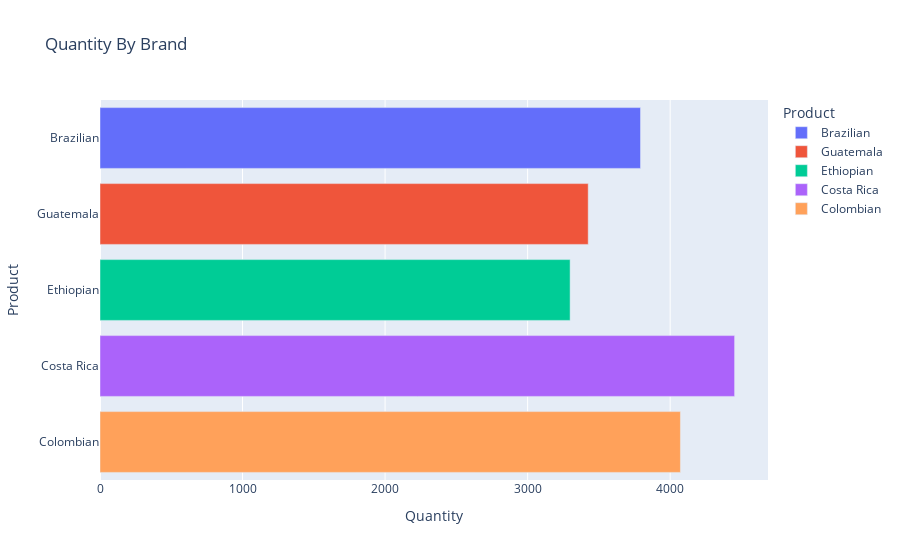

Notebook source saved alongside this figure:
### Code cell
px.bar(df_product, y='Product', x='Quantity', color='Product', title='Quantity By Brand')

### Figure 1 — Plotly figure (JSON) as saved in the notebook; plotly's stock layout.template omitted (floating-point values rounded to 4 significant figures)
{"data": [{"hovertemplate": "Product=%{y}<br>Quantity=%{x}<extra></extra>", "legendgroup": "Brazilian", "marker": {"color": "#636efa", "pattern": {"shape": ""}}, "name": "Brazilian", "orientation": "h", "showlegend": true, "textposition": "auto", "type": "bar", "x": [3792], "xaxis": "x", "y": ["Brazilian"], "yaxis": "y"}, {"hovertemplate": "Product=%{y}<br>Quantity=%{x}<extra></extra>", "legendgroup": "Guatemala", "marker": {"color": "#EF553B", "pattern": {"shape": ""}}, "name": "Guatemala", "orientation": "h", "showlegend": true, "textposition": "auto", "type": "bar", "x": [3425], "xaxis": "x", "y": ["Guatemala"], "yaxis": "y"}, {"hovertemplate": "Product=%{y}<br>Quantity=%{x}<extra></extra>", "legendgroup": "Ethiopian", "marker": {"color": "#00cc96", "pattern": {"shape": ""}}, "name": "Ethiopian", "orientation": "h", "showlegend": true, "textposition": "auto", "type": "bar", "x": [3298], "xaxis": "x", "y": ["Ethiopian"], "yaxis": "y"}, {"hovertemplate": "Product=%{y}<br>Quantity=%{x}<extra></extra>", "legendgroup": "Costa Rica", "marker": {"color": "#ab63fa", "pattern": {"shape": ""}}, "name": "Costa Rica", "orientation": "h", "showlegend": true, "textposition": "auto", "type": "bar", "x": [4452], "xaxis": "x", "y": ["Costa Rica"], "yaxis": "y"}, {"hovertemplate": "Product=%{y}<br>Quantity=%{x}<extra></extra>", "legendgroup": "Colombian", "marker": {"color": "#FFA15A", "pattern": {"shape": ""}}, "name": "Colombian", "orientation": "h", "showlegend": true, "textposition": "auto", "type": "bar", "x": [4072], "xaxis": "x", "y": ["Colombian"], "yaxis": "y"}], "layout": {"barmode": "relative", "legend": {"title": {"text": "Product"}, "tracegroupgap": 0}, "title": {"text": "Quantity By Brand"}, "xaxis": {"anchor": "y", "domain": [0, 1], "title": {"text": "Quantity"}}, "yaxis": {"anchor": "x", "categoryarray": ["Colombian", "Costa Rica", "Ethiopian", "Guatemala", "Brazilian"], "categoryorder": "array", "domain": [0, 1], "title": {"text": "Product"}}}}
